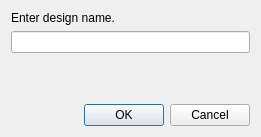
<?xml version="1.0" encoding="UTF-8"?>
<ui version="4.0">
 <class>CreateFileSetDialog</class>
 <widget class="QDialog" name="CreateFileSetDialog">
  <property name="geometry">
   <rect>
    <x>0</x>
    <y>0</y>
    <width>261</width>
    <height>137</height>
   </rect>
  </property>
  <property name="windowTitle">
   <string>Dialog</string>
  </property>
  <layout class="QVBoxLayout" name="verticalLayout">
   <item>
    <widget class="QLabel" name="m_labelContent">
     <property name="text">
      <string>Enter design name.</string>
     </property>
    </widget>
   </item>
   <item>
    <widget class="QLineEdit" name="m_lineEditName"/>
   </item>
   <item>
    <spacer name="verticalSpacer">
     <property name="orientation">
      <enum>Qt::Vertical</enum>
     </property>
     <property name="sizeHint" stdset="0">
      <size>
       <width>20</width>
       <height>29</height>
      </size>
     </property>
    </spacer>
   </item>
   <item>
    <layout class="QHBoxLayout" name="horizontalLayout">
     <item>
      <spacer name="horizontalSpacer">
       <property name="orientation">
        <enum>Qt::Horizontal</enum>
       </property>
       <property name="sizeHint" stdset="0">
        <size>
         <width>40</width>
         <height>20</height>
        </size>
       </property>
      </spacer>
     </item>
     <item>
      <widget class="QPushButton" name="m_btnOK">
       <property name="text">
        <string>  OK  </string>
       </property>
      </widget>
     </item>
     <item>
      <widget class="QPushButton" name="m_btnCancel">
       <property name="text">
        <string>Cancel</string>
       </property>
      </widget>
     </item>
    </layout>
   </item>
  </layout>
 </widget>
 <resources/>
 <connections/>
</ui>
